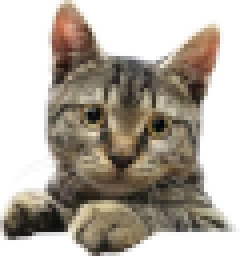
#> input picture images/input/test.png, 60 x 64 px (shown 4 times larger)
$ python main.py
#> lines starting #> are read from the running program, lines starting #| are printed output that depends on the picture
### scif/imageutils.py
from pathlib import Path

from PIL import Image


class ImageUtils:
    """
    Utility functions for loading and preparing images for SCIF.
    """

    @staticmethod
    def load_image(path: str | Path) -> Image.Image:
        return Image.open(path)

    @staticmethod
    def to_grayscale(image: Image.Image) -> Image.Image:
        return image.convert("L")

    @staticmethod
    def quantize_16_levels(image: Image.Image) -> list[int]:
        """
        Convert 0-255 grayscale values into 0-15.
        """

        pixels = list(image.getdata())

        return [pixel // 16 for pixel in pixels]

    @staticmethod
    def load_scif_pixels(path: str | Path) -> tuple[int, int, list[int]]:

        image = ImageUtils.load_image(path)
#> in load_image, returned value is the input picture: PIL image 60x64 RGB; mean R, G, B 180.3, 172.6, 162.5

        grayscale = ImageUtils.to_grayscale(image)
#> in to_grayscale, `return image.convert("L")`:
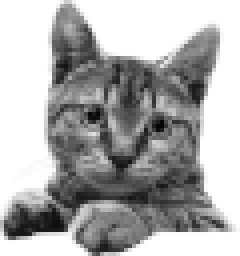
#> returned value: PIL image 60x64 L (shown 4 times larger); min 5, max 255, mean 173.8

        pixels = ImageUtils.quantize_16_levels(grayscale)
#> in quantize_16_levels, `pixels = list(image.getdata())`: pixels = 3840 values, max 255 at index 0, min 5 at index 1840, mean 173.8
#> pixels = 3840 values, max 15 at index 0, min 0 at index 1702, mean 10.21

        return grayscale.width, grayscale.height, pixels

### scif/encoder.py
from .contact import SimContact
from .simcard import SimCard
from .constants import MAGIC


class ScifEncoder:

    def __init__(self, sim: SimCard):
        self.sim = sim


    @staticmethod
    def pixels_to_hex(pixels: list[int]) -> str:

        return "".join(format(pixel, "X") for pixel in pixels)

    @staticmethod
    def chunk_string(data: str, size: int = 20):

        return [
            data[i:i + size]
            for i in range(0, len(data), size)
        ]

    @staticmethod
    def create_header(width: int, height: int):

        return SimContact(
            name=MAGIC,
            number=f"{width:04}{height:04}"
        )

    def encode(
            self,
            width: int,
            height: int,
            pixels: list[int]
    ):

        self.sim.clear()

        self.sim.add_contact(
            self.create_header(width, height)
        )

        hex_data = self.pixels_to_hex(pixels)

        chunks = self.chunk_string(hex_data)

        for chunk in chunks:

            self.sim.add_contact(
                SimContact(
                    name=chunk.ljust(20, "0"),
                    number="0" * 20
                )
            )

    from scif.fileio import ScifFile

### scif/fileio.py
from pathlib import Path

from .contact import SimContact
from .simcard import SimCard


class ScifFile:
    """
    Handles saving and loading SCIF files.
    """

    @staticmethod
    def save(sim: SimCard, output_path: Path) -> None:
        """
        Saves a virtual SIM card to a .scif file.
        """

        output_path.parent.mkdir(parents=True, exist_ok=True)

        with output_path.open("w", encoding="utf-8") as file:

            for contact in sim.contacts:
                file.write(f"{contact.name},{contact.number}\n")

    @staticmethod
    def load(input_path: Path) -> SimCard:
        """
        Loads a .scif file into a virtual SIM card.
        """

        sim = SimCard()

        with input_path.open("r", encoding="utf-8") as file:

            for line in file:

                line = line.strip()

                if not line:
                    continue

                name, number = line.split(",", 1)

                sim.add_contact(
                    SimContact(
                        name=name,
                        number=number
                    )
                )

        return sim

### scif/decoder.py
from pathlib import Path

from PIL import Image

from .constants import MAGIC
from .simcard import SimCard


class ScifDecoder:
    """
    Decodes a SCIF image stored in a virtual SIM card.
    """

    def __init__(self, sim: SimCard):
        self.sim = sim

    def read_header(self) -> tuple[int, int]:
        """
        Reads and validates the SCIF header.

        Returns:
            (width, height)
        """

        header = self.sim.get_contact(0)

        if header.name != MAGIC:
            raise ValueError(
                f"Invalid SCIF file. Expected '{MAGIC}', got '{header.name}'."
            )

        width = int(header.number[:4])
        height = int(header.number[4:8])

        return width, height

    def read_hex_data(self) -> str:
        """
        Reads all hexadecimal image data stored in the SIM contacts.
        """

        return "".join(
            contact.name
            for contact in self.sim.contacts[1:]
        )

    @staticmethod
    def hex_to_pixels(hex_string: str) -> list[int]:
        """
        Converts hexadecimal characters back into
        4-bit pixel values (0-15).
        """

        return [
            int(character, 16)
            for character in hex_string
        ]

    @staticmethod
    def expand_pixels(pixels: list[int]) -> list[int]:
        """
        Converts 4-bit grayscale values (0-15)
        back into 8-bit grayscale (0-255).
        """

        return [
            pixel * 17
            for pixel in pixels
        ]

    @staticmethod
    def save_image(
        width: int,
        height: int,
        pixels: list[int],
        output_path: Path,
    ) -> None:
        """
        Saves the reconstructed image.
        """

        output_path.parent.mkdir(parents=True, exist_ok=True)

        image = Image.new("L", (width, height))
        image.putdata(pixels)
        image.save(output_path)

    def decode_pixels(self) -> list[int]:
        """
        Decodes the SCIF file into its original
        4-bit pixel values (0-15).

        Used for verification.
        """

        width, height = self.read_header()

        hex_string = self.read_hex_data()

        hex_string = hex_string[: width * height]

        return self.hex_to_pixels(hex_string)

    def decode(self, output_path: Path) -> None:
        """
        Fully decodes the SCIF image and saves it.
        """

        width, height = self.read_header()

        pixels = self.decode_pixels()

        expanded_pixels = self.expand_pixels(pixels)

        self.save_image(
            width,
            height,
            expanded_pixels,
            output_path,
        )

### scif/simcard.py
from .contact import SimContact
from .constants import MAX_CONTACTS


class SimCard:
    def __init__(self):
        self._contacts: list[SimContact] = []

    def remove_contact(self, index: int) -> None:
        del self._contacts[index]


    @property
    def contacts(self) -> list[SimContact]:
        return self._contacts

    def add_contact(self, contact: SimContact) -> None:
        if len(self._contacts) >= MAX_CONTACTS:
            raise ValueError("SIM card is full.")

        self._contacts.append(contact)

    def get_contact(self, index: int) -> SimContact:
        return self._contacts[index]

    def total_contacts(self) -> int:
        return len(self._contacts)

    def clear(self) -> None:
        self._contacts.clear()

    # [8 lines left out: function print_contacts, not called in this run]

### scif/inspector.py
from .constants import MAX_CONTACTS
from .simcard import SimCard


class ScifInspector:

    @staticmethod
    def inspect(sim: SimCard) -> None:

        header = sim.get_contact(0)

        width = int(header.number[:4])
        height = int(header.number[4:8])

        contacts_used = sim.total_contacts()

        pixels = width * height

        pixels_per_contact = 20

        storage_used = contacts_used / MAX_CONTACTS * 100

        print("=" * 40)
        print("SCIF IMAGE INFORMATION")
        print("=" * 40)
        print(f"Version            : {header.name}")
        print(f"Width              : {width}")
        print(f"Height             : {height}")
        print(f"Pixels             : {pixels}")
        print(f"Contacts Used      : {contacts_used}/{MAX_CONTACTS}")
        print(f"Pixels per Contact : {pixels_per_contact}")
        print(f"SIM Usage          : {storage_used:.2f}%")
        print("=" * 40)

### main.py
from pathlib import Path

from scif.decoder import ScifDecoder
from scif.encoder import ScifEncoder
from scif.fileio import ScifFile
from scif.imageutils import ImageUtils
from scif.inspector import ScifInspector
from scif.simcard import SimCard

PROJECT_ROOT = Path(__file__).parent

input_image = PROJECT_ROOT / "images" / "input" / "test.png"
output_image = PROJECT_ROOT / "images" / "output" / "decoded.png"

scif_file = PROJECT_ROOT / "images" / "scif" / "test.scif"

# -----------------------
# Load original image
# -----------------------

width, height, original_pixels = ImageUtils.load_scif_pixels(input_image)
#> width = 60; height = 64; original_pixels has the same summary as pixels in load_scif_pixels

# -----------------------
# Encode into SIM
# -----------------------

sim = SimCard()

encoder = ScifEncoder(sim)

encoder.encode(width, height, original_pixels)
#> in encode, `chunks = self.chunk_string(hex_data)`: chunks = 192 items, first 6: 'FFFFFFFFFFFFFFFECCFF', 'FFFFFFFFFFFFFFFFFFFF', 'FFFFFFFFFFFFFFFFFFFF', 'FFFFFFFFFFFFFFFBA9CF', 'FFFFFFFFFFFFFFFFFFFF', 'FFFFFFFFFFFFFFFFFFFF'
#> the loop in encode, `for chunk in chunks: ` made 192 passes
#> chunk on passes 1 to 3: 'FFFFFFFFFFFFFFFECCFF', 'FFFFFFFFFFFFFFFFFFFF', 'FFFFFFFFFFFFFFFFFFFF'

# -----------------------
# Save as .scif
# -----------------------

ScifFile.save(sim, scif_file)

print(f"SCIF file saved to:\n{scif_file}\n")

# -----------------------
# Load .scif
# -----------------------

loaded_sim = ScifFile.load(scif_file)

# -----------------------
# Decode from .scif
# -----------------------

decoder = ScifDecoder(loaded_sim)

decoder.decode(output_image)
#> in save_image, `image = Image.new("L", (width, height))`: image: PIL image 60x64 L; every value is 0

decoded_pixels = decoder.decode_pixels()

# -----------------------
# Verification
# -----------------------

print()

if original_pixels == decoded_pixels:
    print("✓ Verification Passed")
else:
    print("✗ Verification Failed")

assert original_pixels == decoded_pixels

print("\nDecoded image saved to:")
print(output_image)

print()

ScifInspector.inspect(loaded_sim)
